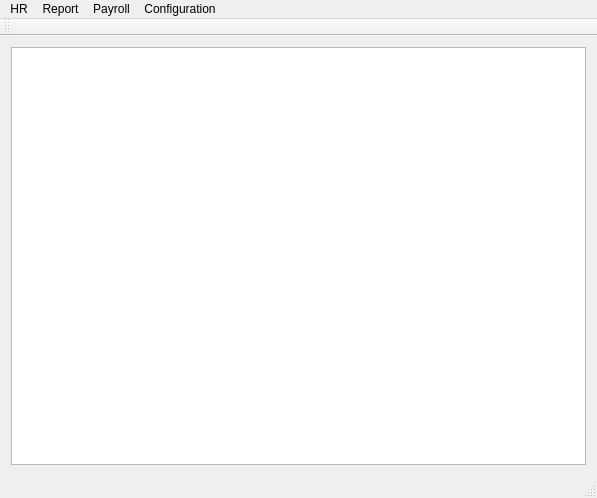
<?xml version="1.0" encoding="UTF-8"?>
<ui version="4.0">
 <class>MainWindow</class>
 <widget class="QMainWindow" name="MainWindow">
  <property name="geometry">
   <rect>
    <x>0</x>
    <y>0</y>
    <width>597</width>
    <height>498</height>
   </rect>
  </property>
  <property name="windowTitle">
   <string>Raqeeb</string>
  </property>
  <widget class="QWidget" name="centralWidget">
   <layout class="QVBoxLayout" name="verticalLayout">
    <item>
     <widget class="QTableView" name="tvEmployees"/>
    </item>
   </layout>
  </widget>
  <widget class="QToolBar" name="mainToolBar">
   <attribute name="toolBarArea">
    <enum>TopToolBarArea</enum>
   </attribute>
   <attribute name="toolBarBreak">
    <bool>false</bool>
   </attribute>
  </widget>
  <widget class="QStatusBar" name="statusBar"/>
  <widget class="QMenuBar" name="menuBar">
   <property name="geometry">
    <rect>
     <x>0</x>
     <y>0</y>
     <width>597</width>
     <height>21</height>
    </rect>
   </property>
   <widget class="QMenu" name="menuFile">
    <property name="title">
     <string>HR</string>
    </property>
    <addaction name="actionOpen_2"/>
    <addaction name="actionAdd_Leave"/>
    <addaction name="actionAdd_bounce"/>
    <addaction name="actionAdd_deduction"/>
   </widget>
   <widget class="QMenu" name="menuReport">
    <property name="title">
     <string>Report</string>
    </property>
    <addaction name="actionMonth_Payroll"/>
    <addaction name="actionEmployee_salary"/>
   </widget>
   <widget class="QMenu" name="menuNew_Month">
    <property name="title">
     <string>Payroll</string>
    </property>
    <addaction name="actionNew_Month"/>
   </widget>
   <widget class="QMenu" name="menuTools">
    <property name="title">
     <string>Configuration</string>
    </property>
   </widget>
   <addaction name="menuFile"/>
   <addaction name="menuReport"/>
   <addaction name="menuNew_Month"/>
   <addaction name="menuTools"/>
  </widget>
  <action name="actionOpen">
   <property name="text">
    <string>Open</string>
   </property>
  </action>
  <action name="actionExit">
   <property name="text">
    <string>Save</string>
   </property>
  </action>
  <action name="actionExit_2">
   <property name="text">
    <string>Exit</string>
   </property>
  </action>
  <action name="actionOppen">
   <property name="text">
    <string>open</string>
   </property>
  </action>
  <action name="actionSaveReport">
   <property name="text">
    <string>Save Report</string>
   </property>
  </action>
  <action name="actionClose">
   <property name="text">
    <string>Exit</string>
   </property>
  </action>
  <action name="actionManage">
   <property name="text">
    <string>Manage</string>
   </property>
  </action>
  <action name="actionAdd_User">
   <property name="text">
    <string>Add User</string>
   </property>
  </action>
  <action name="actionOpen_2">
   <property name="text">
    <string>Add Employee</string>
   </property>
  </action>
  <action name="actionAdd_Leave">
   <property name="text">
    <string>Add Leave</string>
   </property>
  </action>
  <action name="actionAdd_bounce">
   <property name="text">
    <string>Add bounce</string>
   </property>
  </action>
  <action name="actionAdd_deduction">
   <property name="text">
    <string>Add deduction</string>
   </property>
  </action>
  <action name="actionMonth_Payroll">
   <property name="text">
    <string>Month Payroll</string>
   </property>
  </action>
  <action name="actionEmployee_salary">
   <property name="text">
    <string>Employee salary</string>
   </property>
  </action>
  <action name="actionNew_Month">
   <property name="text">
    <string>New Month</string>
   </property>
  </action>
 </widget>
 <layoutdefault spacing="6" margin="11"/>
 <resources/>
 <connections/>
</ui>
